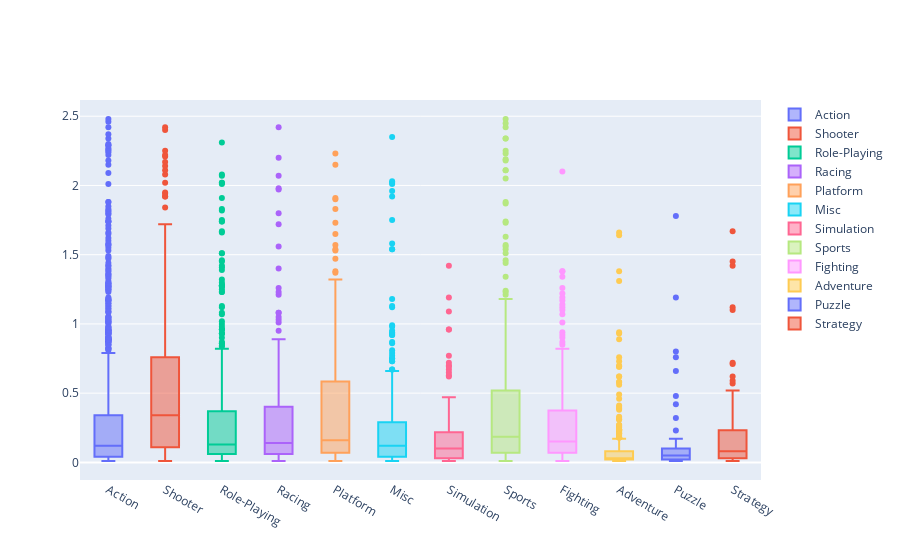

This figure's notebook cell:
### Markdown cell above
# Жанры

### Code cell
# создаем Box trace для каждого жанра из наших данных
data = []
for genre in modern_games.genre.unique():
    data.append(
        go.Box(y=modern_games[(modern_games.genre==genre) & (modern_games.world_sales <2.5)].world_sales, name=genre)
    )

# визуализируем данные
iplot(data, show_link = False)

### Figure 1 — Plotly figure (JSON) as saved in the notebook; plotly's stock layout.template omitted (floating-point values rounded to 4 significant figures; data arrays with more than 128 entries replaced by an {"elided": "..."} marker saying what was removed)
{"data": [{"name": "Action", "type": "box", "y": {"elided": "1234 float values"}}, {"name": "Shooter", "type": "box", "y": {"elided": "287 float values"}}, {"name": "Role-Playing", "type": "box", "y": {"elided": "446 float values"}}, {"name": "Racing", "type": "box", "y": {"elided": "175 float values"}}, {"name": "Platform", "type": "box", "y": [2.23, 2.15, 1.91, 1.9, 1.83, 1.73, 1.65, 1.57, 1.54, 1.53, 1.47, 1.38, 1.37, 1.32, 1.3, 1.25, 1.13, 1.1, 1.02, 1.01, 1.02, 1, 1, 0.89, 0.78, 0.66, 0.64, 0.64, 0.59, 0.58, 0.58, 0.54, 0.55, 0.54, 0.51, 0.51, 0.48, 0.43, 0.39, 0.38, 0.38, 0.34, 0.34, 0.31, 0.3, 0.26, 0.25, 0.25, 0.24, 0.25, 0.23, 0.21, 0.21, 0.18, 0.19, 0.19, 0.17, 0.16, 0.16, 0.15, 0.15, 0.15, 0.14, 0.14, 0.15, 0.14, 0.12, 0.12, 0.11, 0.11, 0.11, 0.1, 0.1, 0.1, 0.1, 0.1, 0.1, 0.1, 0.09, 0.1, 0.1, 0.09, 0.08, 0.07, 0.09, 0.07, 0.08, 0.07, 0.07, 0.06, 0.06, 0.06, 0.05, 0.05, 0.04, 0.04, 0.04, 0.04, 0.04, 0.04, 0.03, 0.04, 0.03, 0.03, 0.03, 0.03, 0.03, 0.03, 0.03, 0.02, 0.02, 0.01, 0.01, 0.01, 0.01, 0.01]}, {"name": "Misc", "type": "box", "y": {"elided": "366 float values"}}, {"name": "Simulation", "type": "box", "y": {"elided": "131 float values"}}, {"name": "Sports", "type": "box", "y": {"elided": "366 float values"}}, {"name": "Fighting", "type": "box", "y": {"elided": "155 float values"}}, {"name": "Adventure", "type": "box", "y": {"elided": "408 float values"}}, {"name": "Puzzle", "type": "box", "y": [1.78, 1.19, 0.8, 0.76, 0.66, 0.48, 0.42, 0.32, 0.23, 0.17, 0.14, 0.13, 0.12, 0.11, 0.11, 0.11, 0.1, 0.1, 0.1, 0.09, 0.09, 0.09, 0.09, 0.09, 0.08, 0.08, 0.07, 0.07, 0.06, 0.06, 0.06, 0.06, 0.06, 0.05, 0.05, 0.05, 0.05, 0.05, 0.05, 0.04, 0.04, 0.03, 0.03, 0.03, 0.04, 0.03, 0.03, 0.03, 0.02, 0.02, 0.02, 0.02, 0.02, 0.02, 0.02, 0.02, 0.02, 0.02, 0.02, 0.02, 0.02, 0.02, 0.01, 0.01, 0.01, 0.01, 0.01, 0.01, 0.01, 0.01, 0.01]}, {"name": "Strategy", "type": "box", "y": [1.67, 1.45, 1.42, 1.12, 1.1, 0.72, 0.71, 0.62, 0.59, 0.57, 0.52, 0.42, 0.39, 0.36, 0.36, 0.34, 0.35, 0.34, 0.33, 0.32, 0.31, 0.3, 0.29, 0.28, 0.27, 0.26, 0.26, 0.24, 0.24, 0.23, 0.22, 0.22, 0.21, 0.21, 0.19, 0.2, 0.19, 0.16, 0.16, 0.17, 0.14, 0.14, 0.13, 0.13, 0.12, 0.11, 0.1, 0.1, 0.1, 0.1, 0.08, 0.09, 0.09, 0.08, 0.08, 0.08, 0.08, 0.08, 0.08, 0.08, 0.07, 0.07, 0.07, 0.07, 0.06, 0.06, 0.06, 0.06, 0.06, 0.06, 0.05, 0.05, 0.05, 0.05, 0.05, 0.05, 0.04, 0.04, 0.04, 0.04, 0.04, 0.03, 0.04, 0.03, 0.04, 0.03, 0.03, 0.04, 0.03, 0.03, 0.03, 0.02, 0.02, 0.02, 0.02, 0.02, 0.02, 0.02, 0.02, 0.02, 0.02, 0.02, 0.01, 0.02, 0.01, 0.02, 0.01, 0.01, 0.01, 0.01, 0.01, 0.01, 0.01, 0.01, 0.01, 0.01, 0.01]}], "layout": {}}
